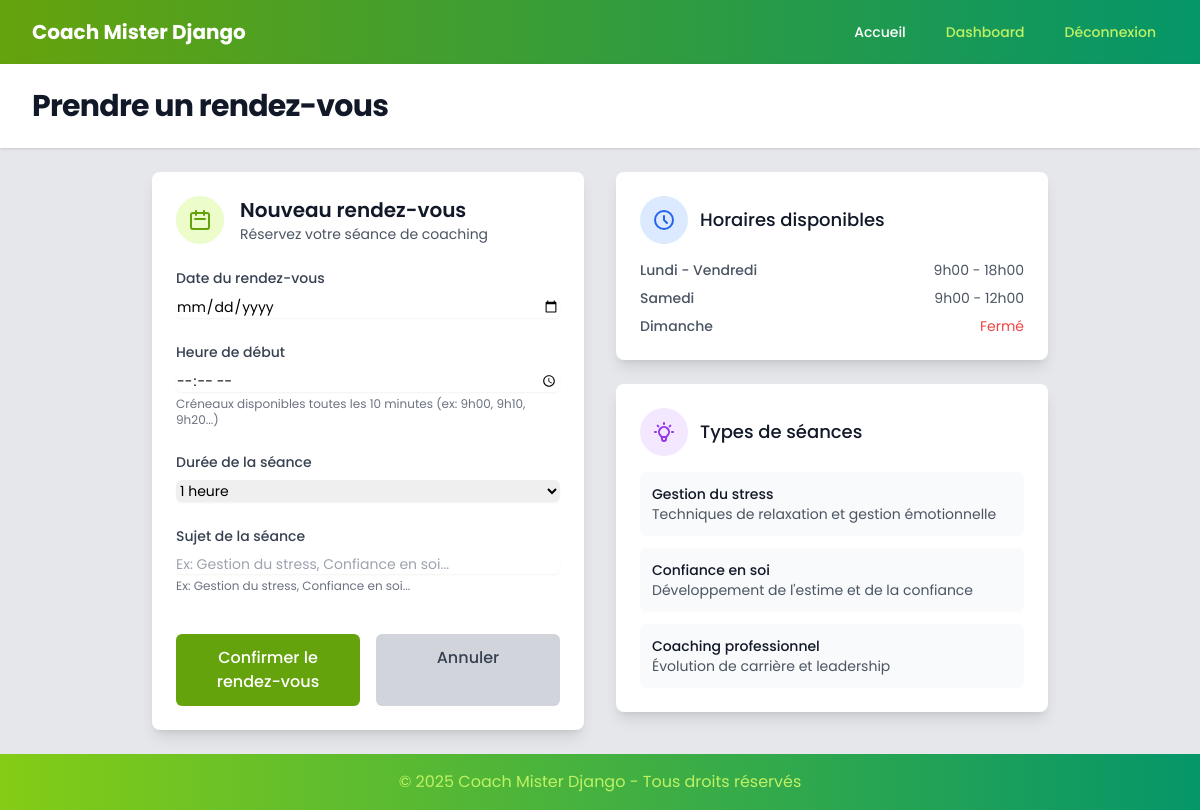
The page /prendre-rdv/ (signed in) on the database as committed earlier.
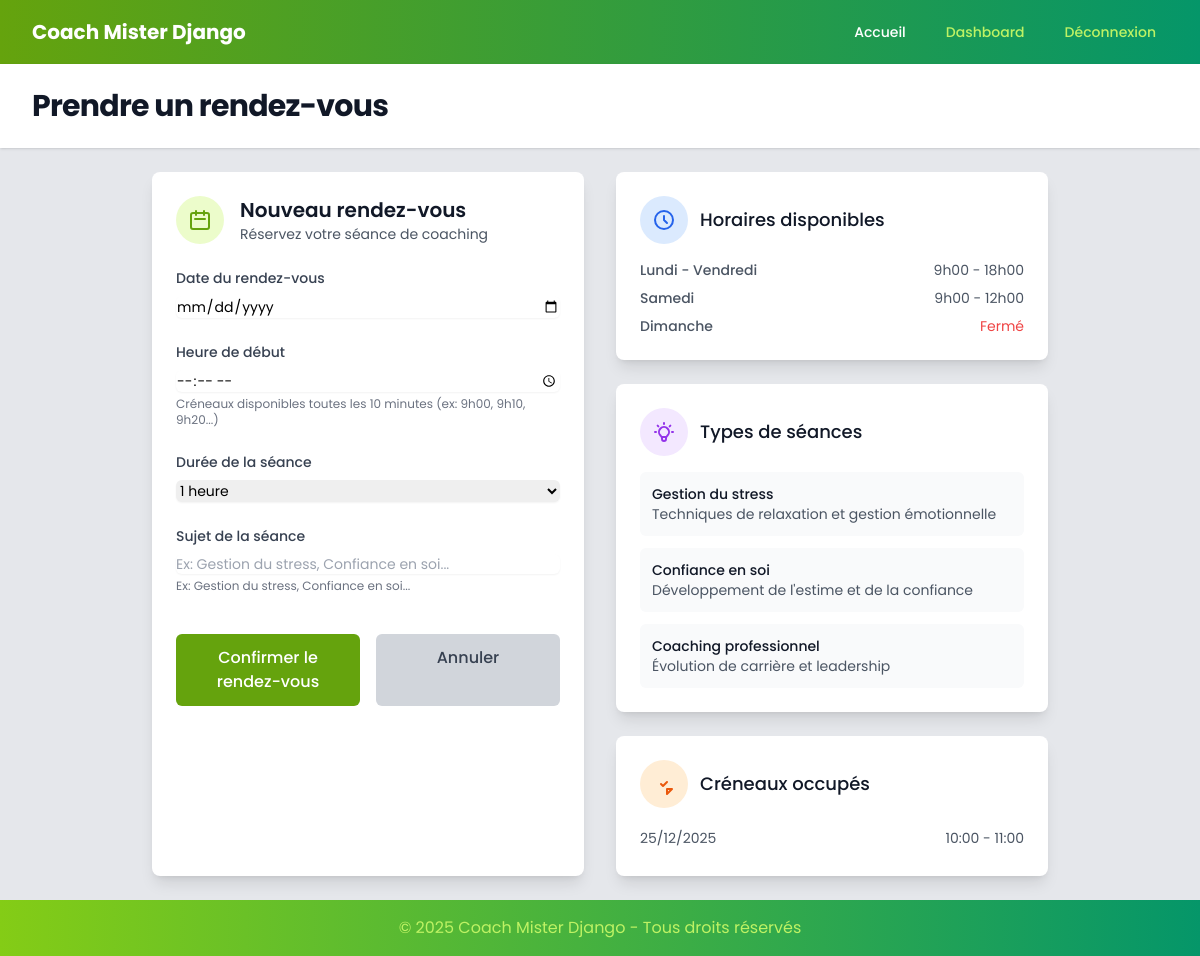
The same page on the database as committed later.
### appointments/models.py (models this page shows, shortened)
class Seance(models.Model):
    DUREE_CHOICES = [
        (60, '1 heure'),
        (90, '1h30'),
        (120, '2 heures'),
    ]
    client = models.ForeignKey(User, on_delete=models.CASCADE, related_name='seances')
    date = models.DateField(verbose_name="Date du rendez-vous")
    heure_debut = models.TimeField(verbose_name="Heure de début")
    objet = models.CharField(max_length=200, verbose_name="Objet de la séance",
                            help_text="Ex: Gestion du stress, Confiance en soi...")
    duree = models.IntegerField(choices=DUREE_CHOICES, default=60, verbose_name="Durée")
    notes_coach = models.TextField(blank=True, null=True, verbose_name="Notes du coach",
                                help_text="Notes privées, non visibles par le client")
    cree_le = models.DateTimeField(auto_now_add=True)
    modifie_le = models.DateTimeField(auto_now=True)
    class Meta:
        ordering = ['date', 'heure_debut']
        verbose_name = "Séance"
        verbose_name_plural = "Séances"
        unique_together = ['client', 'date', 'heure_debut']
    @property
    def heure_fin(self):
        if self.date and self.heure_debut:  #  Vérification ajoutée
            debut = datetime.datetime.combine(self.date, self.heure_debut)
            fin = debut + datetime.timedelta(minutes=self.duree)
            return fin.time()
        return None

### appointments/views/client_views.py (the view)
# urls.py: path("prendre-rdv/", views.prendre_rendez_vous, name="prendre_rdv"),
@login_required
def prendre_rendez_vous(request):
    if request.method == 'POST':
        form = PriseRendezVousForm(request.POST)
        if form.is_valid():
            if _verifier_disponibilite_creneau(form.cleaned_data):
                seance = form.save(commit=False)
                seance.client = request.user
                seance.save()
                date = form.cleaned_data['date']
                heure_debut = form.cleaned_data['heure_debut']
                messages.success(
                    request,
                    f"Votre rendez-vous du {date.strftime('%d/%m/%Y')} "
                    f"à {heure_debut.strftime('%H:%M')} a été confirmé !"
                )
                return redirect('dashboard')
            else:
                messages.error(
                    request,
                    "Ce créneau n'est pas disponible. Veuillez choisir un autre horaire."
                )
    else:
        form = PriseRendezVousForm()
    rendez_vous_existants = Seance.objects.filter(
        date__gte=timezone.now().date()
    ).order_by('date', 'heure_debut')
    context = {
        'form': form,
        'rendez_vous_existants': rendez_vous_existants
    }
    return render(request, 'appointments/prise_rdv.html', context)

### appointments/templates/appointments/prise_rdv.html (shortened to what the changed rows need)
{% extends 'appointments/base.html' %}
{% block page_title %}Prendre un rendez-vous{% endblock %}
{% block content %}
<div class="max-w-4xl mx-auto">
    <div class="grid grid-cols-1 lg:grid-cols-2 gap-8">
        <div class="bg-white shadow-lg rounded-lg p-6">
            <div class="flex items-center mb-6">
                <div class="ml-4">
                    <h2 class="text-xl font-semibold text-gray-900">Nouveau rendez-vous</h2>
                </div>
            </div>
        </div>
        <div class="space-y-6">
            {% if rendez_vous_existants %}
            <div class="bg-white shadow-lg rounded-lg p-6">
                <div class="flex items-center mb-4">
                    <div class="bg-orange-100 p-3 rounded-full">
                        <svg class="w-6 h-6 text-orange-600" fill="none" stroke="currentColor" viewBox="0 0 24 24">
                            <path stroke-linecap="round" stroke-linejoin="round" stroke-width="2" d="M15 17h5l-5 5v-5z"></path>
                            <path stroke-linecap="round" stroke-linejoin="round" stroke-width="2" d="M9 12l2 2 4-4"></path>
                        </svg>
                    </div>
                    <h3 class="ml-3 text-lg font-medium text-gray-900">Créneaux occupés</h3>
                </div>
                <div class="space-y-2 max-h-32 overflow-y-auto">
                    {% for rdv in rendez_vous_existants|slice:":5" %}
                    <div class="flex justify-between text-sm text-gray-600 py-1">
                        <span>{{ rdv.date|date:"d/m/Y" }}</span>
                        <span>{{ rdv.heure_debut|time:"H:i" }} - {{ rdv.heure_fin|time:"H:i" }}</span>
                    </div>
                    {% endfor %}
                </div>
            </div>
            {% endif %}
        </div>
    </div>
</div>
{% endblock %}

Rows that differ between the two databases and show on the page:
added Seance: date "25/12/2025", heure_debut "10:00", heure_fin "11:00"
Other text that changed with them:
text now shown: "Créneaux occupés"
